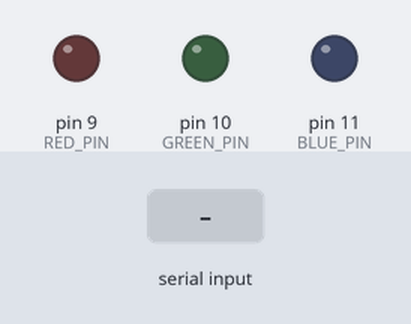
This program was run on a simulated Arduino Uno, built with avr-gcc and run on an emulated ATmega328P. Shown: output pins drawn as LEDs (lit = HIGH). The test bench sets the inputs (shaded band).

Above: at 1.2 s.
1.3 s: "g" received over Serial
At 2.3 s:
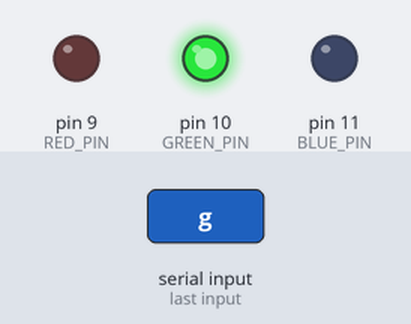
2.8 s: "a" received over Serial
At 3.5 s:
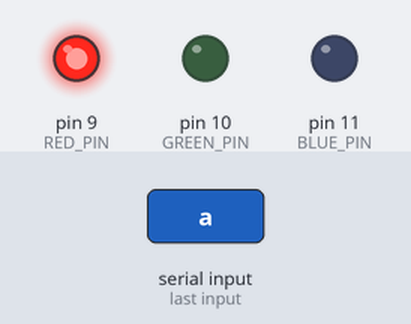
4.3 s: "s" received over Serial
At 5.5 s:
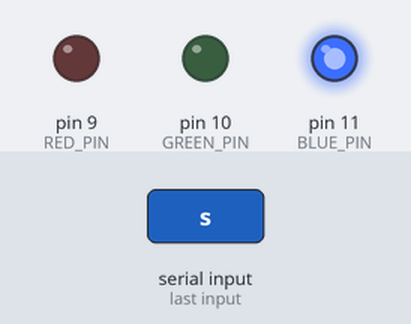
5.8 s: "off" received over Serial
At 6.9 s:
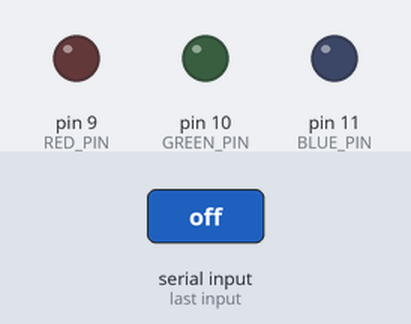
Timing chart, 0 to 8.3 s (numbered marks = the images above; inputs shaded):
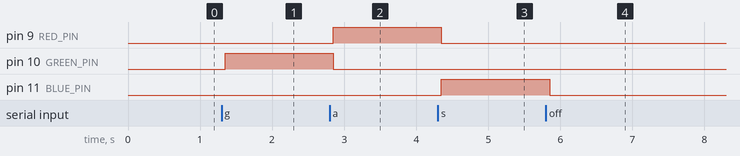

Measured:
- after the input at 1.3 s, pin 10 (GREEN_PIN): LOW → HIGH after 0.05 s
- after the input at 2.8 s, pin 9 (RED_PIN): LOW → HIGH after 0.05 s; pin 10 (GREEN_PIN): HIGH → LOW after 0.05 s
- after the input at 4.3 s, pin 9 (RED_PIN): HIGH → LOW after 0.05 s; pin 11 (BLUE_PIN): LOW → HIGH after 0.05 s
- after the input at 5.8 s, pin 11 (BLUE_PIN): HIGH → LOW after 0.05 s

The program:

main.cpp
```cpp
#include <Arduino.h>

#define RED_PIN 9
#define GREEN_PIN 10
#define BLUE_PIN 11

// const int red[3] = {255, 0, 0};
// const int green[3] = {0, 255, 0};
// const int blue[3] = {0, 0, 255};

String state;

void setColor(int r, int g, int b) {
    digitalWrite(RED_PIN, r);
    digitalWrite(GREEN_PIN, g);
    digitalWrite(BLUE_PIN, b);
}


void setup() {
    Serial.begin(9600);
    Serial.setTimeout(1);
    pinMode(RED_PIN, OUTPUT);
    pinMode(GREEN_PIN, OUTPUT);
    pinMode(BLUE_PIN, OUTPUT);
}

void loop() {
    while (!Serial.available()) {

    }

    delay(50);

    state = Serial.readString();
    state.trim();
    state.toLowerCase();

    if (state == "g") {
        setColor(0, 255, 0);
    } else if (state == "a") {
        setColor(255, 0, 0);
    } else if (state == "s") {
        setColor(0, 0, 255);
    } else if (state == "off") {
        setColor(0, 0, 0);
    }

}
```
